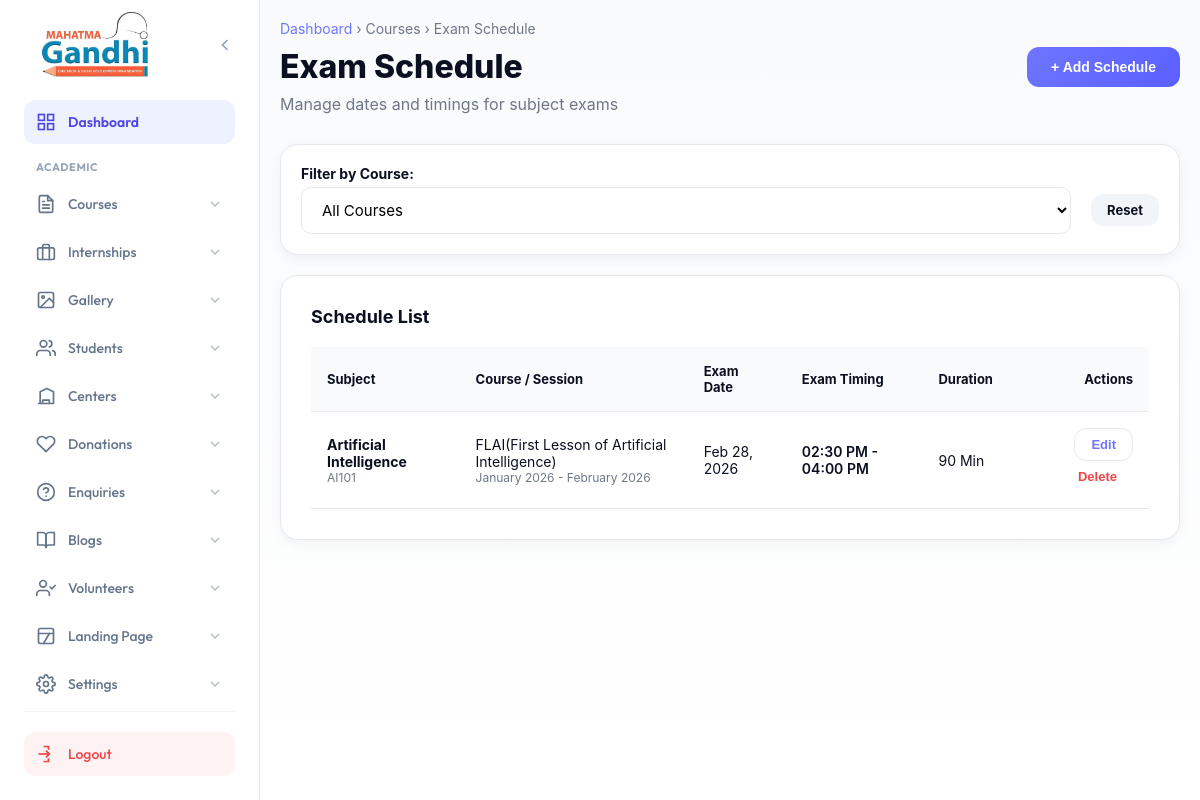
The page /admin/courses/manage-exam-schedule.php on the database its author committed.
### tables this page shows
CREATE TABLE `exam_schedules` (
  `id` int(11) NOT NULL AUTO_INCREMENT,
  `subject_id` int(11) NOT NULL,
  `session_id` int(11) NOT NULL DEFAULT 0,
  `exam_date` date NOT NULL,
  `start_time` time NOT NULL,
  `duration_minutes` int(11) NOT NULL,
  `created_at` timestamp NULL DEFAULT current_timestamp(),
  PRIMARY KEY (`id`),
  KEY `subject_id` (`subject_id`),
  CONSTRAINT `exam_schedules_ibfk_1` FOREIGN KEY (`subject_id`) REFERENCES `subjects` (`id`) ON DELETE CASCADE
);

CREATE TABLE `subjects` (
  `id` int(11) NOT NULL AUTO_INCREMENT,
  `course_id` int(11) NOT NULL,
  `name` varchar(255) NOT NULL,
  `code` varchar(100) DEFAULT NULL,
  `theory_marks` int(11) DEFAULT 0,
  `assignment_marks` int(11) DEFAULT 0,
  `passing_marks` int(11) DEFAULT 0,
  `created_at` timestamp NULL DEFAULT current_timestamp(),
  PRIMARY KEY (`id`),
  KEY `course_id` (`course_id`),
  CONSTRAINT `subjects_ibfk_1` FOREIGN KEY (`course_id`) REFERENCES `courses` (`id`) ON DELETE CASCADE
);

CREATE TABLE `courses` (
  `id` int(11) NOT NULL AUTO_INCREMENT,
  `category_id` int(11) DEFAULT NULL,
  `title` varchar(255) NOT NULL,
  `slug` varchar(255) NOT NULL,
  `video_url` varchar(255) DEFAULT NULL,
  `description` longtext DEFAULT NULL,
  `labels` longtext DEFAULT NULL COMMENT 'Stores badges like Offline Classes, Class 12' CHECK (json_valid(`labels`)),
  `features` longtext DEFAULT NULL COMMENT 'Stores features list' CHECK (json_valid(`features`)),
  `fees` longtext DEFAULT NULL COMMENT 'Stores fee structure' CHECK (json_valid(`fees`)),
  `featured_image` varchar(255) DEFAULT NULL,
  `meta_title` text DEFAULT NULL,
  `meta_desc` text DEFAULT NULL,
  `meta_keywords` text DEFAULT NULL,
  `base_currency` varchar(10) NOT NULL DEFAULT 'INR',
  `is_active` tinyint(1) NOT NULL DEFAULT 1,
  `created_at` timestamp NOT NULL DEFAULT current_timestamp(),
  `updated_at` timestamp NOT NULL DEFAULT current_timestamp() ON UPDATE current_timestamp(),
  `duration_value` int(11) DEFAULT 0,
  `duration_type` varchar(20) DEFAULT 'Months',
  PRIMARY KEY (`id`),
  UNIQUE KEY `slug` (`slug`),
  KEY `category_id` (`category_id`),
  CONSTRAINT `fk_course_category` FOREIGN KEY (`category_id`) REFERENCES `course_categories` (`id`) ON DELETE SET NULL
);

CREATE TABLE `course_sessions` (
  `id` int(11) NOT NULL AUTO_INCREMENT,
  `course_id` int(11) NOT NULL,
  `session_name` varchar(255) NOT NULL,
  `start_month` varchar(50) NOT NULL,
  `end_month` varchar(50) NOT NULL,
  `start_year` int(11) NOT NULL,
  `end_year` int(11) NOT NULL,
  `is_active` tinyint(1) DEFAULT 1,
  `created_at` timestamp NULL DEFAULT current_timestamp(),
  PRIMARY KEY (`id`),
  KEY `course_id` (`course_id`),
  CONSTRAINT `course_sessions_ibfk_1` FOREIGN KEY (`course_id`) REFERENCES `courses` (`id`) ON DELETE CASCADE
);

### admin/courses/manage-exam-schedule.php (the view, shortened to what this page needs)
<?php
$conn = getDbConnection();
$sql_schedules = "SELECT es.*, s.name as subject_name, s.code, c.title as course_name, cs.session_name
                  FROM exam_schedules es
                  JOIN subjects s ON es.subject_id = s.id
                  JOIN courses c ON s.course_id = c.id
                  LEFT JOIN course_sessions cs ON es.session_id = cs.id";
$sql_schedules .= " ORDER BY es.exam_date ASC, es.start_time ASC";
$result_schedules = $conn->query($sql_schedules);
include __DIR__ . "/../sidebar.php";
?>
<!DOCTYPE html>
<html lang="en">
<head>
</head>
<body>
    <main class="admin-content">
        <div class="page-header">
            <div>
                <div style="font-size:14px;color:var(--muted);margin-bottom:10px">
                    <a href="../index.php" style="text-decoration:none;color:var(--indigo)">Dashboard</a> › Courses › Exam Schedule
                </div>
                <h1 class="page-title">Exam Schedule</h1>
                <p style="color:var(--muted)">Manage dates and timings for subject exams</p>
            </div>
            <div>
                <button class="btn btn-primary" onclick="openAddModal()">+ Add Schedule</button>
            </div>
        </div>
        <div class="card" style="padding: 20px;">
            <form method="GET" style="display:flex; align-items:center; gap:20px;">
                <div style="flex:1">
                    <label class="form-label" style="margin-bottom: 5px;">Filter by Course:</label>
                    <select name="course_id" class="form-select" onchange="this.form.submit()">
                        <option value="">All Courses</option>
                    </select>
                </div>
                <div style="padding-top:20px;">
                    <a href="manage-exam-schedule.php" class="btn btn-sm" style="background:#f1f5f9; color:var(--text)">Reset</a>
                </div>
            </form>
        </div>
        <div class="card">
            <h3 style="font-size:18px; font-weight:700; margin-bottom:15px;">Schedule List</h3>
            <table class="table">
                <thead>
                    <tr>
                        <th>Subject</th>
                        <th>Course / Session</th>
                        <th>Exam Date</th>
                        <th>Exam Timing</th>
                        <th>Duration</th>
                        <th style="text-align:right">Actions</th>
                    </tr>
                </thead>
                <tbody>
                    <?php if ($result_schedules->num_rows > 0): ?>
                        <?php while($row = $result_schedules->fetch_assoc()):
                            $start_time = strtotime($row['start_time']);
                            $duration_mins = $row['duration_minutes'];
                            $end_time = $start_time + ($duration_mins * 60);
                        ?>
                        <tr>
                            <td>
                                <div style="font-weight:700"><?php echo htmlspecialchars($row['subject_name']); ?></div>
                                <div style="font-size:12px;color:var(--muted)"><?php echo htmlspecialchars($row['code']); ?></div>
                            </td>
                            <td>
                                <div><?php echo htmlspecialchars($row['course_name']); ?></div>
                                <div style="font-size:12px;color:var(--muted)"><?php echo htmlspecialchars($row['session_name'] ?? 'N/A'); ?></div>
                            </td>
                            <td><?php echo date('M d, Y', strtotime($row['exam_date'])); ?></td>
                            <td>
                                <div style="font-weight:600; color:var(--text)">
                                    <?php echo date('h:i A', $start_time); ?> - <?php echo date('h:i A', $end_time); ?>
                                </div>
                            </td>
                            <td><?php echo $duration_mins; ?> Min</td>
                            <td style="text-align:right">
                                <button class="btn btn-sm btn-primary" style="background:none; color:var(--indigo); border:1px solid var(--line)" onclick='openEditModal(<?php echo htmlspecialchars(json_encode($row), ENT_QUOTES, 'UTF-8'); ?>)'>Edit</button>
                                <form method="POST" style="display:inline-block;" onsubmit="return confirm('Are you sure you want to delete this schedule?');">
                                    <button type="submit" class="btn btn-sm btn-danger" style="background:none; color:var(--error); border:none">Delete</button>
                                </form>
                            </td>
                        </tr>
                        <?php endwhile; ?>
                    <?php else: ?>
                        <tr><td colspan="6" style="text-align:center;padding:40px;color:var(--muted)">No exam schedules found. Add a schedule.</td></tr>
                    <?php endif; ?>
                </tbody>
            </table>
        </div>
    </main>
</body>
</html>

### admin/sidebar.php (style rules this page uses)
:root { --admin-primary: #4f46e5; --admin-primary-dark: #3730a3; --admin-primary-soft: #eef2ff; --admin-hover-bg: #f5f3ff; --text-main: #1e293b; --text-light: #64748b; --sidebar-w: 260px; --transition: all 0.3s cubic-bezier(0.4, 0, 0.2, 1); --shadow-glow: 0 10px 15px -3px rgba(79, 70, 229, 0.2); }

### admin/courses/manage-exam-schedule.php (style rules this page uses)
:root { --active:#22c55e;--indigo:#6f75ff;--line:#e6e8ee;--text:#0b1020;--muted:#6f7787;--error:#ef4444;--success:#22c55e }
* { margin:0;padding:0;box-sizing:border-box }
body { font-family:-apple-system,BlinkMacSystemFont,'Segoe UI',Roboto,sans-serif;background:linear-gradient(180deg,#f8fafc 0%,#ffffff 100%);color:var(--text) }
.admin-content { margin-left:260px;min-height:100vh;padding:20px;transition:margin-left .25s ease }
.page-header { margin-bottom:30px; display:flex; justify-content:space-between; align-items:center }
.page-title { font-size:32px;font-weight:800;color:var(--text);margin-bottom:8px }
.card { background:#fff;border:1px solid var(--line);border-radius:18px;padding:30px;box-shadow:0 4px 12px rgba(0,0,0,.05);margin-bottom:20px }
.form-label { display:block;font-weight:700;color:var(--text);margin-bottom:8px;font-size:14px }
.form-input, .form-select { width:100%;padding:12px 16px;border:1px solid var(--line);border-radius:10px;font-size:15px;transition:all .2s ease;font-family:inherit;background:#fff }
.btn { display:inline-flex;align-items:center;gap:8px;padding:12px 24px;border-radius:12px;font-weight:700;font-size:14px;border:none;cursor:pointer;transition:all .2s ease;text-decoration:none }
.btn-primary { background:linear-gradient(135deg,var(--indigo) 0%,#5a5fff 100%);color:#fff }
.btn-danger { background:var(--error);color:#fff }
.btn-sm { padding:8px 16px; font-size:13px; }
.table { width:100%;border-collapse:collapse;margin-top:20px }
.table th { text-align:left;padding:16px;background:#f8fafc;font-size:13px;font-weight:700;border-bottom:1px solid var(--line) }
.table td { padding:16px;border-bottom:1px solid var(--line);font-size:14px;vertical-align:middle }

### rows shown on the page
exam_schedules: subject.name "Artificial Intelligence", subject.code "AI101", courses.title "FLAI(First Lesson of Artificial Intelligence)", course_sessions.session_name "January 2026 - February 2026", exam_date "Feb 28, 2026", start_time "02:30 PM", date('h:i A', $end_time) "04:00 PM", duration_minutes "90"
